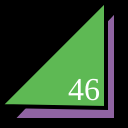
Frame 1 (no input)
Frame 60 (no input): identical to frame 1, image omitted
Frame 120 (the mouse pressed at the canvas centre since frame 60): identical to frame 1, image omitted

The p5.js sketch that drew this single still picture (run headless with seeded random() and noise() and a simulated clock; from frame 60 on, the mouse is pressed at the canvas centre):

// p5.js sketch
// ── sketch.js
function setup() {
  createCanvas(128,128);
}

function draw() {
  background(0);
  strokeWeight(4);
  fill(144, 100, 162);
  triangle(12,120,116,120,116,10);
  fill(94, 185, 84);
  triangle(0,106,106,108,106,0);
  fill(255);
  textSize(32);
  textFont("serif");
  text("46", 68, 100);
}
